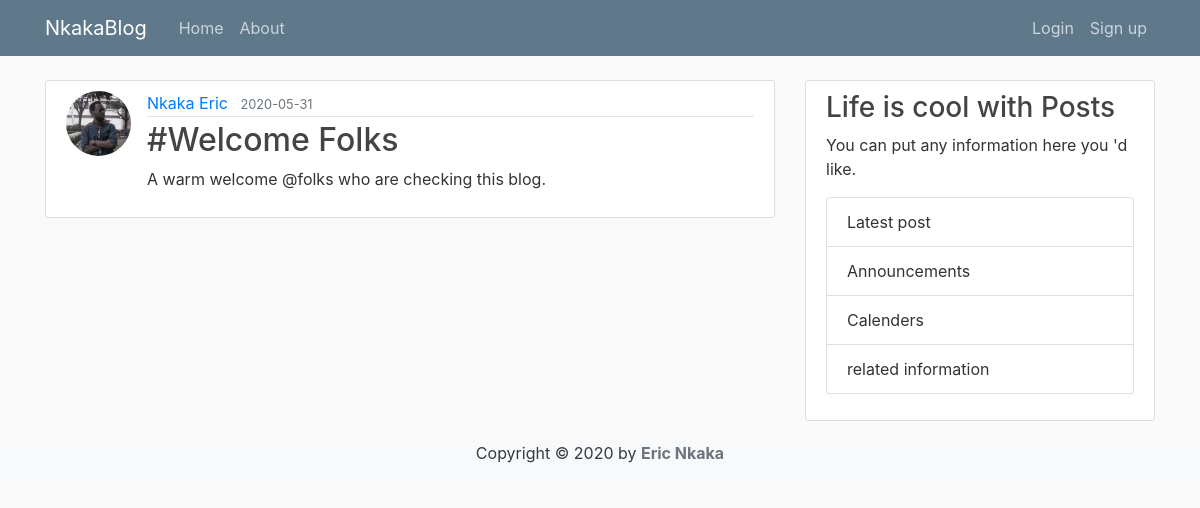
Screenshot of /post/2 with the database file from the repository.
### flaskblog/models.py (models this page shows, shortened)
class User(db.Model,UserMixin):
 id=db.Column(db.Integer,primary_key=True)
 username=db.Column(db.String(20),unique=True,nullable=False)
 email=db.Column(db.String(120),unique=True,nullable=False)
 image_file=db.Column(db.String(20),nullable=False,default='default.jpg')
 password=db.Column(db.String(60),nullable=False)
 is_admin=db.Column(db.Boolean,default=False)
 posts=db.relationship('Post',backref='author',lazy=True)

class Post(db.Model):
    id=db.Column(db.Integer,primary_key=True)
    title=db.Column(db.String(100),nullable=False)
    date_posted=db.Column(db.DateTime,nullable=False,default=datetime.utcnow)
    content=db.Column(db.Text,nullable=False)
    user_id=db.Column(db.Integer,db.ForeignKey('user.id'),nullable=False)

### flaskblog/routes.py (the view)
@app.route("/post/<int:post_id>")
def post(post_id):
    post=Post.query.get_or_404(post_id)
    return render_template('post.html',title=post.title,post=post)

### flaskblog/templates/post.html (shortened to what this page needs)
{%extends "layout.html"%}
{%block content%}
<article class="media content-section">
<img src="{{url_for('static',filename='profile_pics/'+post.author.image_file)}}"
 alt="" class="rounded-circle article-img">
 <div class="media-body">
   <div class="article-metadata">
     <a href="{{url_for('user_posts',username=post.author.username)}}" class="mr-2">{{post.author.username}}</a>
     <small class="text-muted">{{post.date_posted.strftime('%Y-%m-%d')}}</small>
   </div>
   <h2 class="article-title">{{post.title}}</h2>
   <p class="article-content">{{post.content}}</p>
 </div>
</article>
{%endblock content%}

### flaskblog/static/main.css (style rules this page uses)
body { background: #fafafa; color: #333333; margin-top: 5rem; }
h1,h2,h3,h4,h5,h6 { color: #444444; }
.content-section { background: #ffffff; padding: 10px 20px; border: 1px solid #dddddd; border-radius: 3px; margin-bottom: 20px; }
.article-title { color: #444444; }
.article-content { white-space: pre-line; }
.article-img { height: 65px; width: 65px; margin-right: 16px; }
.article-metadata { padding-bottom: 1px; margin-bottom: 4px; border-bottom: 1px solid #e3e3e3; }

### rows the page displays
User: image_file (picture), author.username "Nkaka Eric"
Post: date_posted "2020-05-31", title "#Welcome Folks", content "A warm welcome @folks who are checking this blog."
